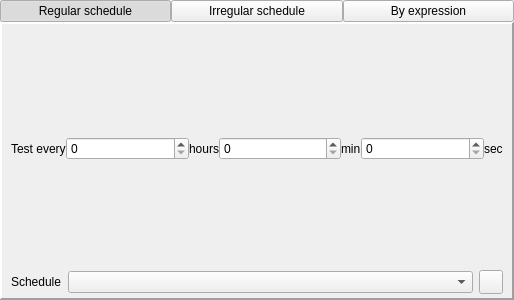
<?xml version="1.0" encoding="UTF-8"?>
<ui version="4.0">
 <class>TestScheduleWidget</class>
 <widget class="QWidget" name="TestScheduleWidget">
  <property name="geometry">
   <rect>
    <x>0</x>
    <y>0</y>
    <width>514</width>
    <height>300</height>
   </rect>
  </property>
  <property name="sizePolicy">
   <sizepolicy hsizetype="Expanding" vsizetype="Preferred">
    <horstretch>0</horstretch>
    <verstretch>0</verstretch>
   </sizepolicy>
  </property>
  <property name="windowTitle">
   <string>Form</string>
  </property>
  <layout class="QVBoxLayout" name="loSchedule">
   <property name="spacing">
    <number>0</number>
   </property>
   <property name="leftMargin">
    <number>0</number>
   </property>
   <property name="topMargin">
    <number>0</number>
   </property>
   <property name="rightMargin">
    <number>0</number>
   </property>
   <property name="bottomMargin">
    <number>0</number>
   </property>
   <item>
    <layout class="QHBoxLayout" name="loScheduleButtons">
     <property name="spacing">
      <number>0</number>
     </property>
     <item>
      <widget class="QPushButton" name="btnScheduleRegular">
       <property name="sizePolicy">
        <sizepolicy hsizetype="Expanding" vsizetype="Fixed">
         <horstretch>0</horstretch>
         <verstretch>0</verstretch>
        </sizepolicy>
       </property>
       <property name="text">
        <string>Regular schedule</string>
       </property>
       <property name="checkable">
        <bool>true</bool>
       </property>
       <property name="checked">
        <bool>true</bool>
       </property>
      </widget>
     </item>
     <item>
      <widget class="QPushButton" name="btnScheduleIrregular">
       <property name="sizePolicy">
        <sizepolicy hsizetype="Expanding" vsizetype="Fixed">
         <horstretch>0</horstretch>
         <verstretch>0</verstretch>
        </sizepolicy>
       </property>
       <property name="text">
        <string>Irregular schedule</string>
       </property>
       <property name="checkable">
        <bool>true</bool>
       </property>
      </widget>
     </item>
     <item>
      <widget class="QPushButton" name="btnScheduleByExpression">
       <property name="sizePolicy">
        <sizepolicy hsizetype="Expanding" vsizetype="Fixed">
         <horstretch>0</horstretch>
         <verstretch>0</verstretch>
        </sizepolicy>
       </property>
       <property name="text">
        <string>By expression</string>
       </property>
       <property name="checkable">
        <bool>true</bool>
       </property>
      </widget>
     </item>
    </layout>
   </item>
   <item>
    <widget class="QStackedWidget" name="stwSchedule">
     <property name="sizePolicy">
      <sizepolicy hsizetype="Expanding" vsizetype="Preferred">
       <horstretch>0</horstretch>
       <verstretch>0</verstretch>
      </sizepolicy>
     </property>
     <property name="frameShape">
      <enum>QFrame::Panel</enum>
     </property>
     <property name="frameShadow">
      <enum>QFrame::Raised</enum>
     </property>
     <property name="lineWidth">
      <number>2</number>
     </property>
     <property name="currentIndex">
      <number>1</number>
     </property>
     <widget class="QWidget" name="grpScheduleByExpression">
      <property name="sizePolicy">
       <sizepolicy hsizetype="Expanding" vsizetype="Preferred">
        <horstretch>0</horstretch>
        <verstretch>0</verstretch>
       </sizepolicy>
      </property>
      <layout class="QVBoxLayout" name="verticalLayout_2">
       <property name="spacing">
        <number>2</number>
       </property>
       <property name="topMargin">
        <number>4</number>
       </property>
       <property name="bottomMargin">
        <number>4</number>
       </property>
       <item>
        <widget class="QComboBox" name="cmbScheduleExpr1">
         <property name="editable">
          <bool>true</bool>
         </property>
        </widget>
       </item>
       <item>
        <widget class="QComboBox" name="cmbScheduleExpr2">
         <property name="editable">
          <bool>true</bool>
         </property>
        </widget>
       </item>
      </layout>
     </widget>
     <widget class="QWidget" name="grpScheduleRegular">
      <property name="sizePolicy">
       <sizepolicy hsizetype="Expanding" vsizetype="Preferred">
        <horstretch>0</horstretch>
        <verstretch>0</verstretch>
       </sizepolicy>
      </property>
      <layout class="QVBoxLayout" name="verticalLayout_3">
       <property name="spacing">
        <number>0</number>
       </property>
       <property name="topMargin">
        <number>4</number>
       </property>
       <property name="bottomMargin">
        <number>4</number>
       </property>
       <item>
        <layout class="QHBoxLayout" name="horizontalLayout_2">
         <item>
          <widget class="QLabel" name="lblScheduleTestEvery">
           <property name="text">
            <string>Test every</string>
           </property>
          </widget>
         </item>
         <item>
          <widget class="QSpinBox" name="sbScheduleHours">
           <property name="sizePolicy">
            <sizepolicy hsizetype="Expanding" vsizetype="Fixed">
             <horstretch>0</horstretch>
             <verstretch>0</verstretch>
            </sizepolicy>
           </property>
           <property name="maximum">
            <number>23</number>
           </property>
          </widget>
         </item>
         <item>
          <widget class="QLabel" name="lblScheduleHours">
           <property name="text">
            <string>hours</string>
           </property>
           <property name="buddy">
            <cstring>sbScheduleHours</cstring>
           </property>
          </widget>
         </item>
         <item>
          <widget class="QSpinBox" name="sbScheduleMin">
           <property name="sizePolicy">
            <sizepolicy hsizetype="Expanding" vsizetype="Fixed">
             <horstretch>0</horstretch>
             <verstretch>0</verstretch>
            </sizepolicy>
           </property>
           <property name="maximum">
            <number>59</number>
           </property>
          </widget>
         </item>
         <item>
          <widget class="QLabel" name="lblScheduleMin">
           <property name="text">
            <string>min</string>
           </property>
           <property name="buddy">
            <cstring>sbScheduleMin</cstring>
           </property>
          </widget>
         </item>
         <item>
          <widget class="QSpinBox" name="sbScheduleSec">
           <property name="sizePolicy">
            <sizepolicy hsizetype="Expanding" vsizetype="Fixed">
             <horstretch>0</horstretch>
             <verstretch>0</verstretch>
            </sizepolicy>
           </property>
           <property name="maximum">
            <number>59</number>
           </property>
          </widget>
         </item>
         <item>
          <widget class="QLabel" name="lblScheduleSec">
           <property name="text">
            <string>sec</string>
           </property>
           <property name="buddy">
            <cstring>sbScheduleSec</cstring>
           </property>
          </widget>
         </item>
        </layout>
       </item>
       <item>
        <layout class="QHBoxLayout" name="horizontalLayout_3">
         <property name="spacing">
          <number>6</number>
         </property>
         <item>
          <widget class="QLabel" name="lblSchedule">
           <property name="text">
            <string>Schedule</string>
           </property>
           <property name="buddy">
            <cstring>cmbSchedule</cstring>
           </property>
          </widget>
         </item>
         <item>
          <widget class="QComboBox" name="cmbSchedule">
           <property name="sizePolicy">
            <sizepolicy hsizetype="Expanding" vsizetype="Fixed">
             <horstretch>0</horstretch>
             <verstretch>0</verstretch>
            </sizepolicy>
           </property>
          </widget>
         </item>
         <item>
          <widget class="QPushButton" name="btnSchedulesDlg">
           <property name="maximumSize">
            <size>
             <width>24</width>
             <height>24</height>
            </size>
           </property>
           <property name="text">
            <string/>
           </property>
           <property name="icon">
            <iconset resource="../../qHostMonitor.qrc">
             <normaloff>:/img/foldersTree.png</normaloff>:/img/foldersTree.png</iconset>
           </property>
          </widget>
         </item>
        </layout>
       </item>
      </layout>
     </widget>
     <widget class="QWidget" name="grpScheduleIrregular">
      <property name="sizePolicy">
       <sizepolicy hsizetype="Expanding" vsizetype="Preferred">
        <horstretch>0</horstretch>
        <verstretch>0</verstretch>
       </sizepolicy>
      </property>
      <layout class="QVBoxLayout" name="verticalLayout">
       <property name="topMargin">
        <number>6</number>
       </property>
       <item>
        <layout class="QHBoxLayout" name="horizontalLayout">
         <property name="spacing">
          <number>4</number>
         </property>
         <item>
          <widget class="QComboBox" name="cmbSchedIrregularMode">
           <property name="sizePolicy">
            <sizepolicy hsizetype="Expanding" vsizetype="Fixed">
             <horstretch>0</horstretch>
             <verstretch>0</verstretch>
            </sizepolicy>
           </property>
           <item>
            <property name="text">
             <string>Start test once a day</string>
            </property>
           </item>
           <item>
            <property name="text">
             <string>Start test once a week</string>
            </property>
           </item>
           <item>
            <property name="text">
             <string>Start test once a month</string>
            </property>
           </item>
          </widget>
         </item>
         <item>
          <widget class="QComboBox" name="cmbSchedDayOfMonth">
           <item>
            <property name="text">
             <string>1</string>
            </property>
           </item>
           <item>
            <property name="text">
             <string>2</string>
            </property>
           </item>
           <item>
            <property name="text">
             <string>3</string>
            </property>
           </item>
           <item>
            <property name="text">
             <string>4</string>
            </property>
           </item>
           <item>
            <property name="text">
             <string>5</string>
            </property>
           </item>
           <item>
            <property name="text">
             <string>6</string>
            </property>
           </item>
           <item>
            <property name="text">
             <string>7</string>
            </property>
           </item>
           <item>
            <property name="text">
             <string>8</string>
            </property>
           </item>
           <item>
            <property name="text">
             <string>9</string>
            </property>
           </item>
           <item>
            <property name="text">
             <string>10</string>
            </property>
           </item>
           <item>
            <property name="text">
             <string>11</string>
            </property>
           </item>
           <item>
            <property name="text">
             <string>12</string>
            </property>
           </item>
           <item>
            <property name="text">
             <string>13</string>
            </property>
           </item>
           <item>
            <property name="text">
             <string>14</string>
            </property>
           </item>
           <item>
            <property name="text">
             <string>15</string>
            </property>
           </item>
           <item>
            <property name="text">
             <string>16</string>
            </property>
           </item>
           <item>
            <property name="text">
             <string>17</string>
            </property>
           </item>
           <item>
            <property name="text">
             <string>18</string>
            </property>
           </item>
           <item>
            <property name="text">
             <string>19</string>
            </property>
           </item>
           <item>
            <property name="text">
             <string>20</string>
            </property>
           </item>
           <item>
            <property name="text">
             <string>21</string>
            </property>
           </item>
           <item>
            <property name="text">
             <string>22</string>
            </property>
           </item>
           <item>
            <property name="text">
             <string>23</string>
            </property>
           </item>
           <item>
            <property name="text">
             <string>24</string>
            </property>
           </item>
           <item>
            <property name="text">
             <string>25</string>
            </property>
           </item>
           <item>
            <property name="text">
             <string>26</string>
            </property>
           </item>
           <item>
            <property name="text">
             <string>27</string>
            </property>
           </item>
           <item>
            <property name="text">
             <string>28</string>
            </property>
           </item>
           <item>
            <property name="text">
             <string>29</string>
            </property>
           </item>
           <item>
            <property name="text">
             <string>30</string>
            </property>
           </item>
           <item>
            <property name="text">
             <string>31</string>
            </property>
           </item>
           <item>
            <property name="text">
             <string>Last day</string>
            </property>
           </item>
          </widget>
         </item>
         <item>
          <widget class="QComboBox" name="cmbSchedDayOfWeek">
           <item>
            <property name="text">
             <string>Monday</string>
            </property>
           </item>
           <item>
            <property name="text">
             <string>Tuesday</string>
            </property>
           </item>
           <item>
            <property name="text">
             <string>Wednesday</string>
            </property>
           </item>
           <item>
            <property name="text">
             <string>Thursday</string>
            </property>
           </item>
           <item>
            <property name="text">
             <string>Friday</string>
            </property>
           </item>
           <item>
            <property name="text">
             <string>Saturday</string>
            </property>
           </item>
           <item>
            <property name="text">
             <string>Sunday</string>
            </property>
           </item>
          </widget>
         </item>
         <item>
          <widget class="QTimeEdit" name="timeSchedIrregular">
           <property name="sizePolicy">
            <sizepolicy hsizetype="Preferred" vsizetype="Fixed">
             <horstretch>0</horstretch>
             <verstretch>0</verstretch>
            </sizepolicy>
           </property>
           <property name="displayFormat">
            <string>HH:mm:ss</string>
           </property>
          </widget>
         </item>
        </layout>
       </item>
      </layout>
     </widget>
    </widget>
   </item>
  </layout>
 </widget>
 <resources>
  <include location="../../qHostMonitor.qrc"/>
 </resources>
 <connections/>
</ui>
